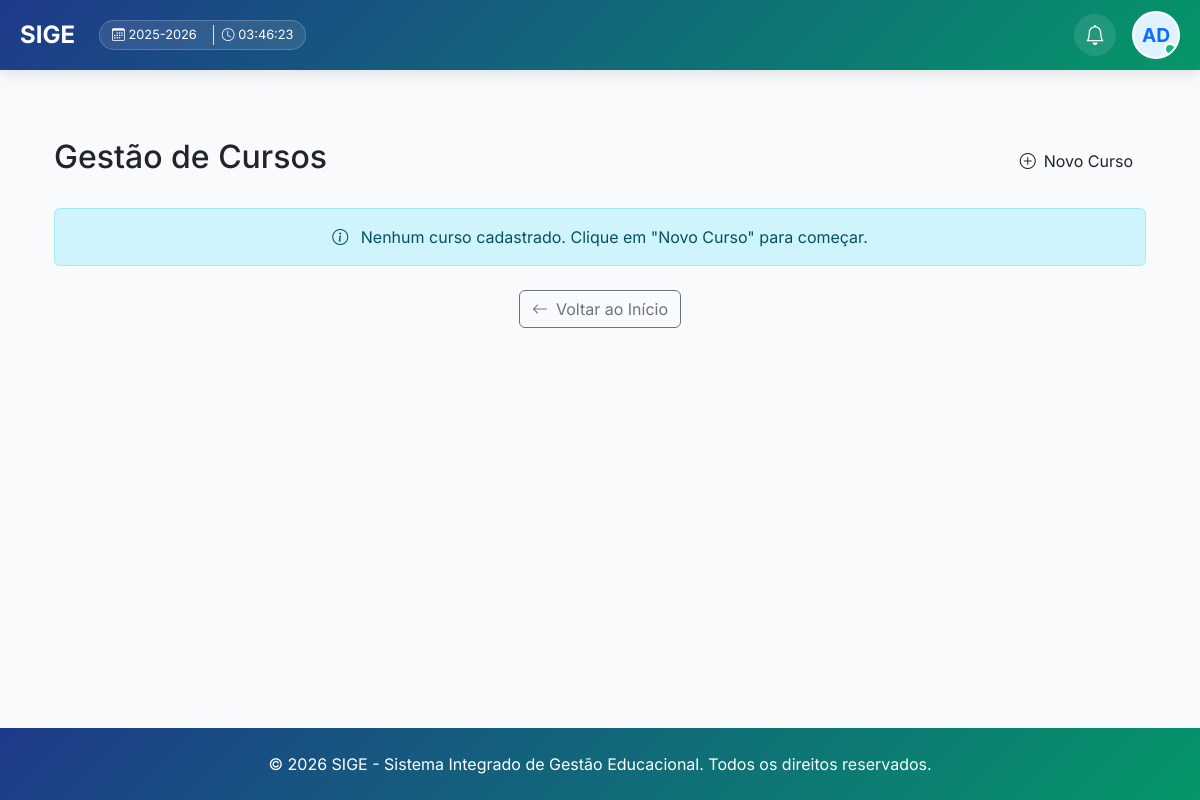
Page /cursos/ (signed in) on the earlier database version.
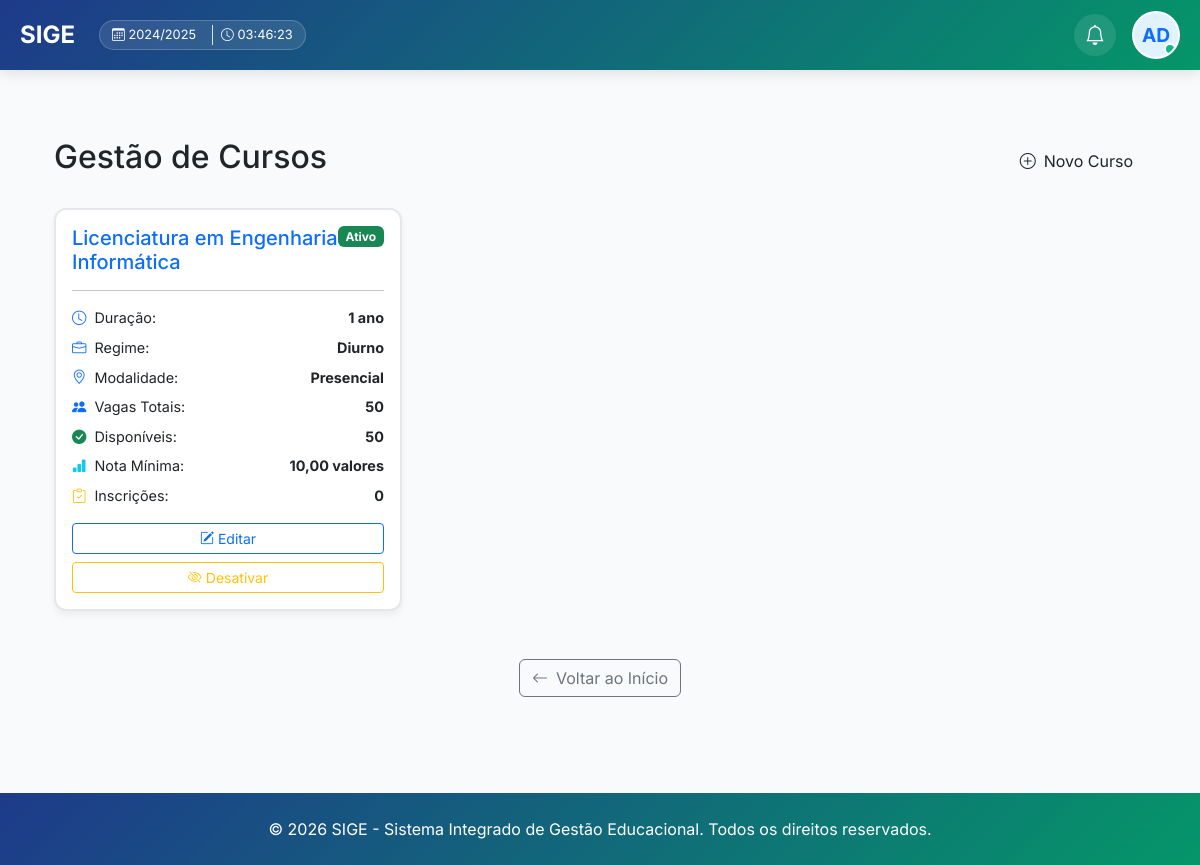
Same page on the later database version.
### core/models.py (models this page shows, shortened)
class AnoAcademico(models.Model):
    ESTADO_CHOICES = [
        ('PLANEADO', 'Planeado'),
        ('ATIVO', 'Ativo'),
        ('ENCERRADO', 'Encerrado'),
    ]
    codigo = models.CharField(max_length=20, unique=True, verbose_name="Código (ex: 2024/2025)", default="0000/0000")
    descricao = models.CharField(max_length=255, verbose_name="Descrição", default="Ano Académico")
    data_inicio = models.DateField(verbose_name="Data de Início", default=timezone.now)
    data_fim = models.DateField(verbose_name="Data de Fim", default=timezone.now)
    estado = models.CharField(max_length=20, choices=ESTADO_CHOICES, default='PLANEADO', verbose_name="Estado")
    ano_atual = models.BooleanField(default=False, verbose_name="Ano Atual")
    cobrar_propinas = models.BooleanField(default=True, verbose_name="Cobrar Propinas/Mensalidades")
    dia_pagamento_limite = models.PositiveIntegerField(default=10, verbose_name="Dia Limite de Pagamento (sem multa)")
    dia_inicio_multa = models.PositiveIntegerField(default=11, verbose_name="Dia de Início da Multa")
    percentagem_multa_inicial = models.DecimalField(max_digits=5, decimal_places=2, default=10.00, verbose_name="% Multa Inicial")
    percentagem_multa_diaria = models.DecimalField(max_digits=5, decimal_places=2, default=1.00, verbose_name="% Multa Diária Adicional")
    dia_limite_multa = models.PositiveIntegerField(default=30, verbose_name="Dia Limite para Pagamento com Multa")
    dia_bloqueio_estudante = models.PositiveIntegerField(default=15, verbose_name="Dia de Bloqueio Automático")
    bloquear_estudante_atrasado = models.BooleanField(default=True, verbose_name="Bloquear Estudante em Atraso")
    bloqueado_por_divida = models.BooleanField(default=False, verbose_name="Bloqueado por Dívida")
    criado_por = models.ForeignKey(User, on_delete=models.SET_NULL, null=True, blank=True, verbose_name="Criado por")
    data_criacao = models.DateTimeField(auto_now_add=True, verbose_name="Data de Criação")
    class Meta:
        verbose_name = "Ano Académico"
        verbose_name_plural = "Anos Académicos"
        ordering = ['-data_inicio']
    def __str__(self):
        return self.codigo

class Curso(models.Model):
    REGIME_CHOICES = [
        ('diurno', 'Diurno'),
        ('pos-laboral', 'Pós-Laboral'),
    ]
    MODALIDADE_CHOICES = [
        ('presencial', 'Presencial'),
        ('semipresencial', 'Semipresencial'),
        ('ead', 'EAD'),
    ]
    DURACAO_CHOICES = [
        (3, '3 meses'),
        (6, '6 meses'),
        (12, '1 ano'),
        (24, '2 anos'),
        (36, '3 anos'),
        (48, '4 anos'),
        (60, '5 anos'),
    ]
    codigo = models.CharField(max_length=50, unique=True, default="CURSO", verbose_name="Código do Curso")
    nome = models.CharField(max_length=200, verbose_name="Nome do Curso")
    grau = models.ForeignKey(NivelAcademico, on_delete=models.PROTECT, related_name='cursos', verbose_name="Grau Académico")
    regime = models.CharField(max_length=20, choices=REGIME_CHOICES, default='diurno', verbose_name="Regime")
    modalidade = models.CharField(max_length=20, choices=MODALIDADE_CHOICES, default='presencial', verbose_name="Modalidade")
    descricao = models.TextField(blank=True, verbose_name="Descrição")
    vagas = models.PositiveIntegerField(verbose_name="Número de Vagas")
    duracao_meses = models.PositiveIntegerField(
        choices=DURACAO_CHOICES,
        default=12,
        verbose_name="Duração"
    )
    nota_minima = models.DecimalField(
        max_digits=4,
        decimal_places=2,
        default=10.00,
        validators=[MinValueValidator(10.00), MaxValueValidator(20.00)],
        verbose_name="Nota Mínima para Aprovação"
    )
    requer_prerequisitos = models.BooleanField(default=False, verbose_name="Requer Pré-requisitos")
    ativo = models.BooleanField(default=True, verbose_name="Ativo")
    data_criacao = models.DateTimeField(auto_now_add=True)
    data_atualizacao = models.DateTimeField(auto_now=True)
    class Meta:
        verbose_name = "Curso"
        verbose_name_plural = "Cursos"
        ordering = ['nome']
    def vagas_disponiveis(self):
        aprovados = self.inscricoes.filter(aprovado=True).count()
        return max(0, self.vagas - aprovados)
    def total_inscricoes(self):
        return self.inscricoes.count()

### core/views.py (the view)
# urls.py: path('cursos/', views.cursos_lista, name='cursos_lista'),
@login_required
def cursos_lista(request):
    cursos = Curso.objects.all().order_by('-ativo', 'nome')
    return render(request, 'core/cursos_lista.html', {'cursos': cursos})

### core/context_processors.py (called while the page is built)
def subscricao_context(request):
    if not request.user.is_authenticated:
        return {}
    subscricao = Subscricao.objects.filter(estado__in=['ativo', 'teste']).first()
    return {'subscricao': subscricao}

def global_academic_context(request):
    config = ConfiguracaoEscola.objects.first()
    context = {
        'config': config
    }
    if request.user.is_authenticated:
        ano_atual = AnoAcademico.objects.filter(ano_atual=True).first()
        semestre_atual = None
        if ano_atual:
            semestre_atual = ano_atual.semestres.filter(ativo=True).first()
        perfil = PerfilUsuario.objects.filter(user=request.user).first()
        context.update({
            'ano_atual': ano_atual,
            'semestre_atual': semestre_atual,
            'user_perfil': perfil
        })
    return context

### core/templates/core/cursos_lista.html (shortened to what this page needs)
{% extends 'core/base.html' %}
{% block content %}
<div class="container my-5">
    <div class="d-flex justify-content-between align-items-center mb-4">
        <h2>Gestão de Cursos</h2>
        <a href="{% url 'curso_create' %}" class="btn btn-custom">
            <i class="bi bi-plus-circle me-2"></i>Novo Curso
        </a>
    </div>
    {% if cursos %}
        <div class="row">
            {% for curso in cursos %}
            <div class="col-md-6 col-lg-4 mb-4">
                <div class="card curso-card h-100 {% if not curso.ativo %}opacity-50{% endif %}">
                    <div class="card-body">
                        <div class="d-flex justify-content-between align-items-start mb-3">
                            <div>
                                <h5 class="card-title text-primary mb-0">{{ curso.nome }}</h5>
                            </div>
                            {% if curso.ativo %}
                                <span class="badge bg-success">Ativo</span>
                            {% else %}
                                <span class="badge bg-secondary">Inativo</span>
                            {% endif %}
                        </div>
                        <hr>
                        <div class="curso-stats mb-3">
                            <div class="d-flex justify-content-between mb-2">
                                <span><i class="bi bi-clock text-primary"></i> Duração:</span>
                                <strong>{{ curso.get_duracao_meses_display }}</strong>
                            </div>
                            <div class="d-flex justify-content-between mb-2">
                                <span><i class="bi bi-briefcase text-primary"></i> Regime:</span>
                                <strong>{{ curso.get_regime_display }}</strong>
                            </div>
                            <div class="d-flex justify-content-between mb-2">
                                <span><i class="bi bi-geo-alt text-primary"></i> Modalidade:</span>
                                <strong>{{ curso.get_modalidade_display }}</strong>
                            </div>
                            <div class="d-flex justify-content-between mb-2">
                                <span><i class="bi bi-people-fill text-primary"></i> Vagas Totais:</span>
                                <strong>{{ curso.vagas }}</strong>
                            </div>
                            <div class="d-flex justify-content-between mb-2">
                                <span><i class="bi bi-check-circle-fill text-success"></i> Disponíveis:</span>
                                <strong>{{ curso.vagas_disponiveis }}</strong>
                            </div>
                            <div class="d-flex justify-content-between mb-2">
                                <span><i class="bi bi-bar-chart-fill text-info"></i> Nota Mínima:</span>
                                <strong>{{ curso.nota_minima }} valores</strong>
                            </div>
                            <div class="d-flex justify-content-between mb-2">
                                <span><i class="bi bi-clipboard-check text-warning"></i> Inscrições:</span>
                                <strong>{{ curso.total_inscricoes }}</strong>
                            </div>
                        </div>
                        <div class="d-grid gap-2">
                            <a href="{% url 'curso_edit' curso.id %}" class="btn btn-outline-primary btn-sm">
                                <i class="bi bi-pencil-square me-1"></i>Editar
                            </a>
                            {% if curso.ativo %}
                                <a href="{% url 'curso_toggle' curso.id %}" class="btn btn-outline-warning btn-sm">
                                    <i class="bi bi-eye-slash me-1"></i>Desativar
                                </a>
                            {% else %}
                                <a href="{% url 'curso_toggle' curso.id %}" class="btn btn-outline-success btn-sm">
                                    <i class="bi bi-eye me-1"></i>Ativar
                                </a>
                            {% endif %}
                        </div>
                    </div>
                </div>
            </div>
            {% endfor %}
        </div>
    {% else %}
        <div class="alert alert-info text-center">
            <i class="bi bi-info-circle me-2"></i>
            Nenhum curso cadastrado. Clique em "Novo Curso" para começar.
        </div>
    {% endif %}
    <div class="text-center mt-4">
        <a href="{% url 'index' %}" class="btn btn-outline-secondary">
            <i class="bi bi-arrow-left me-2"></i>Voltar ao Início
        </a>
    </div>
</div>
{% endblock %}

### core/templates/core/base.html (shortened to what this page needs)
{% load static %}
<!DOCTYPE html>
<html lang="pt-br">
<head>
    <link href="https://cdn.jsdelivr.net/npm/bootstrap@5.3.0/dist/css/bootstrap.min.css" rel="stylesheet">
    <link rel="stylesheet" href="https://cdn.jsdelivr.net/npm/bootstrap-icons@1.11.0/font/bootstrap-icons.css">
</head>
<body>
    {% if user.is_authenticated %}
    <div class="navbar-top">
        <div class="navbar-content d-flex justify-content-between align-items-center w-100">
            <div class="d-flex align-items-center gap-4">
                <div class="user-info">
                    <a href="/" class="user-logo" style="height: 48px; display: flex; align-items: center; text-decoration: none;">
                    </a>
                </div>
                {% if ano_atual %}
                <div class="academic-badge d-none d-lg-flex">
                    <span><i class="bi bi-calendar3"></i> {{ ano_atual }}</span>
                    <span class="ms-2 border-start ps-2"><i class="bi bi-clock"></i> <span id="real-time-clock">--:--:--</span></span>
                </div>
                {% endif %}
            </div>
            <div class="d-flex align-items-center gap-3">
                <div class="d-flex align-items-center gap-2">
                    <a href="{% url 'notificacoes' %}" class="nav-icon-btn" title="Notificações">
                        <i class="bi bi-bell fs-5"></i>
                    </a>
                </div>
                <div class="dropdown">
                    <div class="user-avatar" id="userDropdown" data-bs-toggle="dropdown" aria-expanded="false" style="cursor: pointer; background: white; border: 2px solid rgba(255,255,255,0.5); width: 48px; height: 48px; border-radius: 50%; overflow: hidden; display: flex; align-items: center; justify-content: center; flex-shrink: 0; position: relative;">
                    </div>
                </div>
            </div>
        </div>
    </div>
    {% endif %}
    <main class="container">
        {% block content %}{% endblock %}
    </main>
    <footer class="mt-5 py-4">
        <div class="container text-center">
            <p class="mb-0">&copy; 2026 SIGE - Sistema Integrado de Gestão Educacional. Todos os direitos reservados.</p>
        </div>
    </footer>
</body>
</html>

### core/templates/core/base.html (style rules this page uses)
:root { --primary-color: #1e3a8a; --secondary-color: #059669; --accent-color: #f59e0b; --light-bg: #f8fafc; }
html, body { height: 100%; margin: 0; }
body { font-family: 'Inter', sans-serif; background-color: var(--light-bg); display: flex; flex-direction: column; }
main { flex: 1 0 auto; padding-top: 20px; }
footer { flex-shrink: 0; background: linear-gradient(135deg, var(--primary-color) 0%, var(--secondary-color) 100%); color: white; padding: 20px 0; }
.navbar-top { flex-shrink: 0; background: linear-gradient(135deg, var(--primary-color) 0%, var(--secondary-color) 100%); height: 70px; color: white; display: flex; align-items: center; padding: 0 20px; z-index: 1000; box-shadow: 0 4px 12px rgba(0,0,0,0.1); }
.user-info { display: flex; align-items: center; gap: 15px; }
.user-avatar { width: 48px; height: 48px; border-radius: 50%; background: rgba(255,255,255,0.15); display: flex; align-items: center; justify-content: center; overflow: hidden; border: 2px solid rgba(255,255,255,0.2); }
.academic-badge { background: rgba(255,255,255,0.1); padding: 4px 12px; border-radius: 20px; font-size: 0.8rem; border: 1px solid rgba(255,255,255,0.2); display: inline-flex; align-items: center; gap: 8px; }
.nav-icon-btn { width: 42px; height: 42px; border-radius: 50%; display: flex; align-items: center; justify-content: center; background: rgba(255,255,255,0.1); color: white; transition: all 0.2s; position: relative; }
main { flex: 1; padding-top: 20px; }
.card { transition: transform 0.3s; height: 100%; border-radius: 15px; border: none; box-shadow: 0 4px 6px rgba(0,0,0,0.05); }

### core/templates/core/cursos_lista.html (style rules this page uses)
.curso-card { border: 2px solid #e5e7eb; border-radius: 12px; transition: all 0.3s ease; }
.curso-stats { font-size: 0.9rem; }
.curso-stats i { margin-right: 4px; }

Differences in the rows shown:
no longer on this page (row edited): AnoAcademico: codigo "2025-2026"
added AnoAcademico: codigo "2024/2025"
added Curso: nome "Licenciatura em Engenharia Informática", ativo "Ativo", duracao_meses "1 ano", regime "Diurno", modalidade "Presencial", vagas "50", vagas_disponiveis "50", nota_minima "10,00", total_inscricoes "0"
Other differences:
text no longer shown: "Nenhum curso cadastrado. Clique em \"Novo Curso\" para começar."
